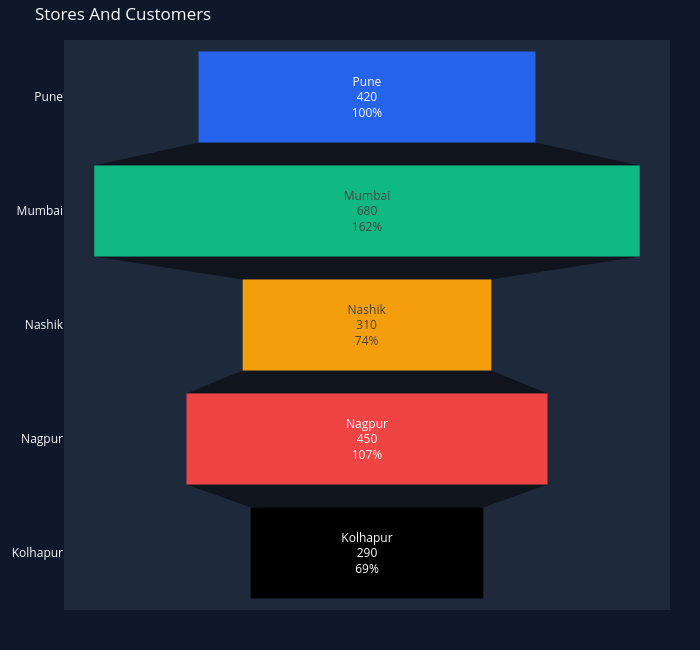

Source (notebook cell):
### Code cell
df4 = pd.DataFrame({
    "Store": ["Pune", "Mumbai", "Nashik", "Nagpur", "Kolhapur"],
    "Customers": [420, 680, 310, 450, 290]
})

fig = go.Figure()

fig.add_trace(
    go.Funnel(
        x=df4["Customers"],
        y=df4["Store"]
    )
)

fig.update_layout(
    title="Stores And Customers",
    width=700,
    height=650,
    margin=dict(l=30,r=30,t=40,b=40),
    paper_bgcolor="#0F172A",   # Main outer background
    plot_bgcolor="#1E293B",    # Chart/Paper area
    font=dict(
        color="#F8FAFC"
    ),
    template="plotly_dark"
    
)

fig.update_traces(
    marker=dict(
        color=["#2563EB", "#10B981", "#F59E0B", "#EF4444"],
        
    ),

    textinfo="label+value+percent initial",

    textposition="inside",

    hovertemplate=
        "<b>%{y}</b><br>"
        "Count: %{x}<br>"
        "Share: %{percentInitial}<extra></extra>"
)

fig.update_xaxes(
    title="Store Info",
    
)

fig.show()

### Figure 1 — Plotly figure (JSON) as saved in the notebook; plotly's stock layout.template omitted (floating-point values rounded to 4 significant figures)
{"data": [{"hovertemplate": "<b>%{y}</b><br>Count: %{x}<br>Share: %{percentInitial}<extra></extra>", "marker": {"color": ["#2563EB", "#10B981", "#F59E0B", "#EF4444"]}, "textinfo": "label+value+percent initial", "textposition": "inside", "type": "funnel", "x": [420, 680, 310, 450, 290], "y": ["Pune", "Mumbai", "Nashik", "Nagpur", "Kolhapur"]}], "layout": {"font": {"color": "#F8FAFC"}, "height": 650, "margin": {"b": 40, "l": 30, "r": 30, "t": 40}, "paper_bgcolor": "#0F172A", "plot_bgcolor": "#1E293B", "title": {"text": "Stores And Customers"}, "width": 700, "xaxis": {"title": {"text": "Store Info"}}}}
